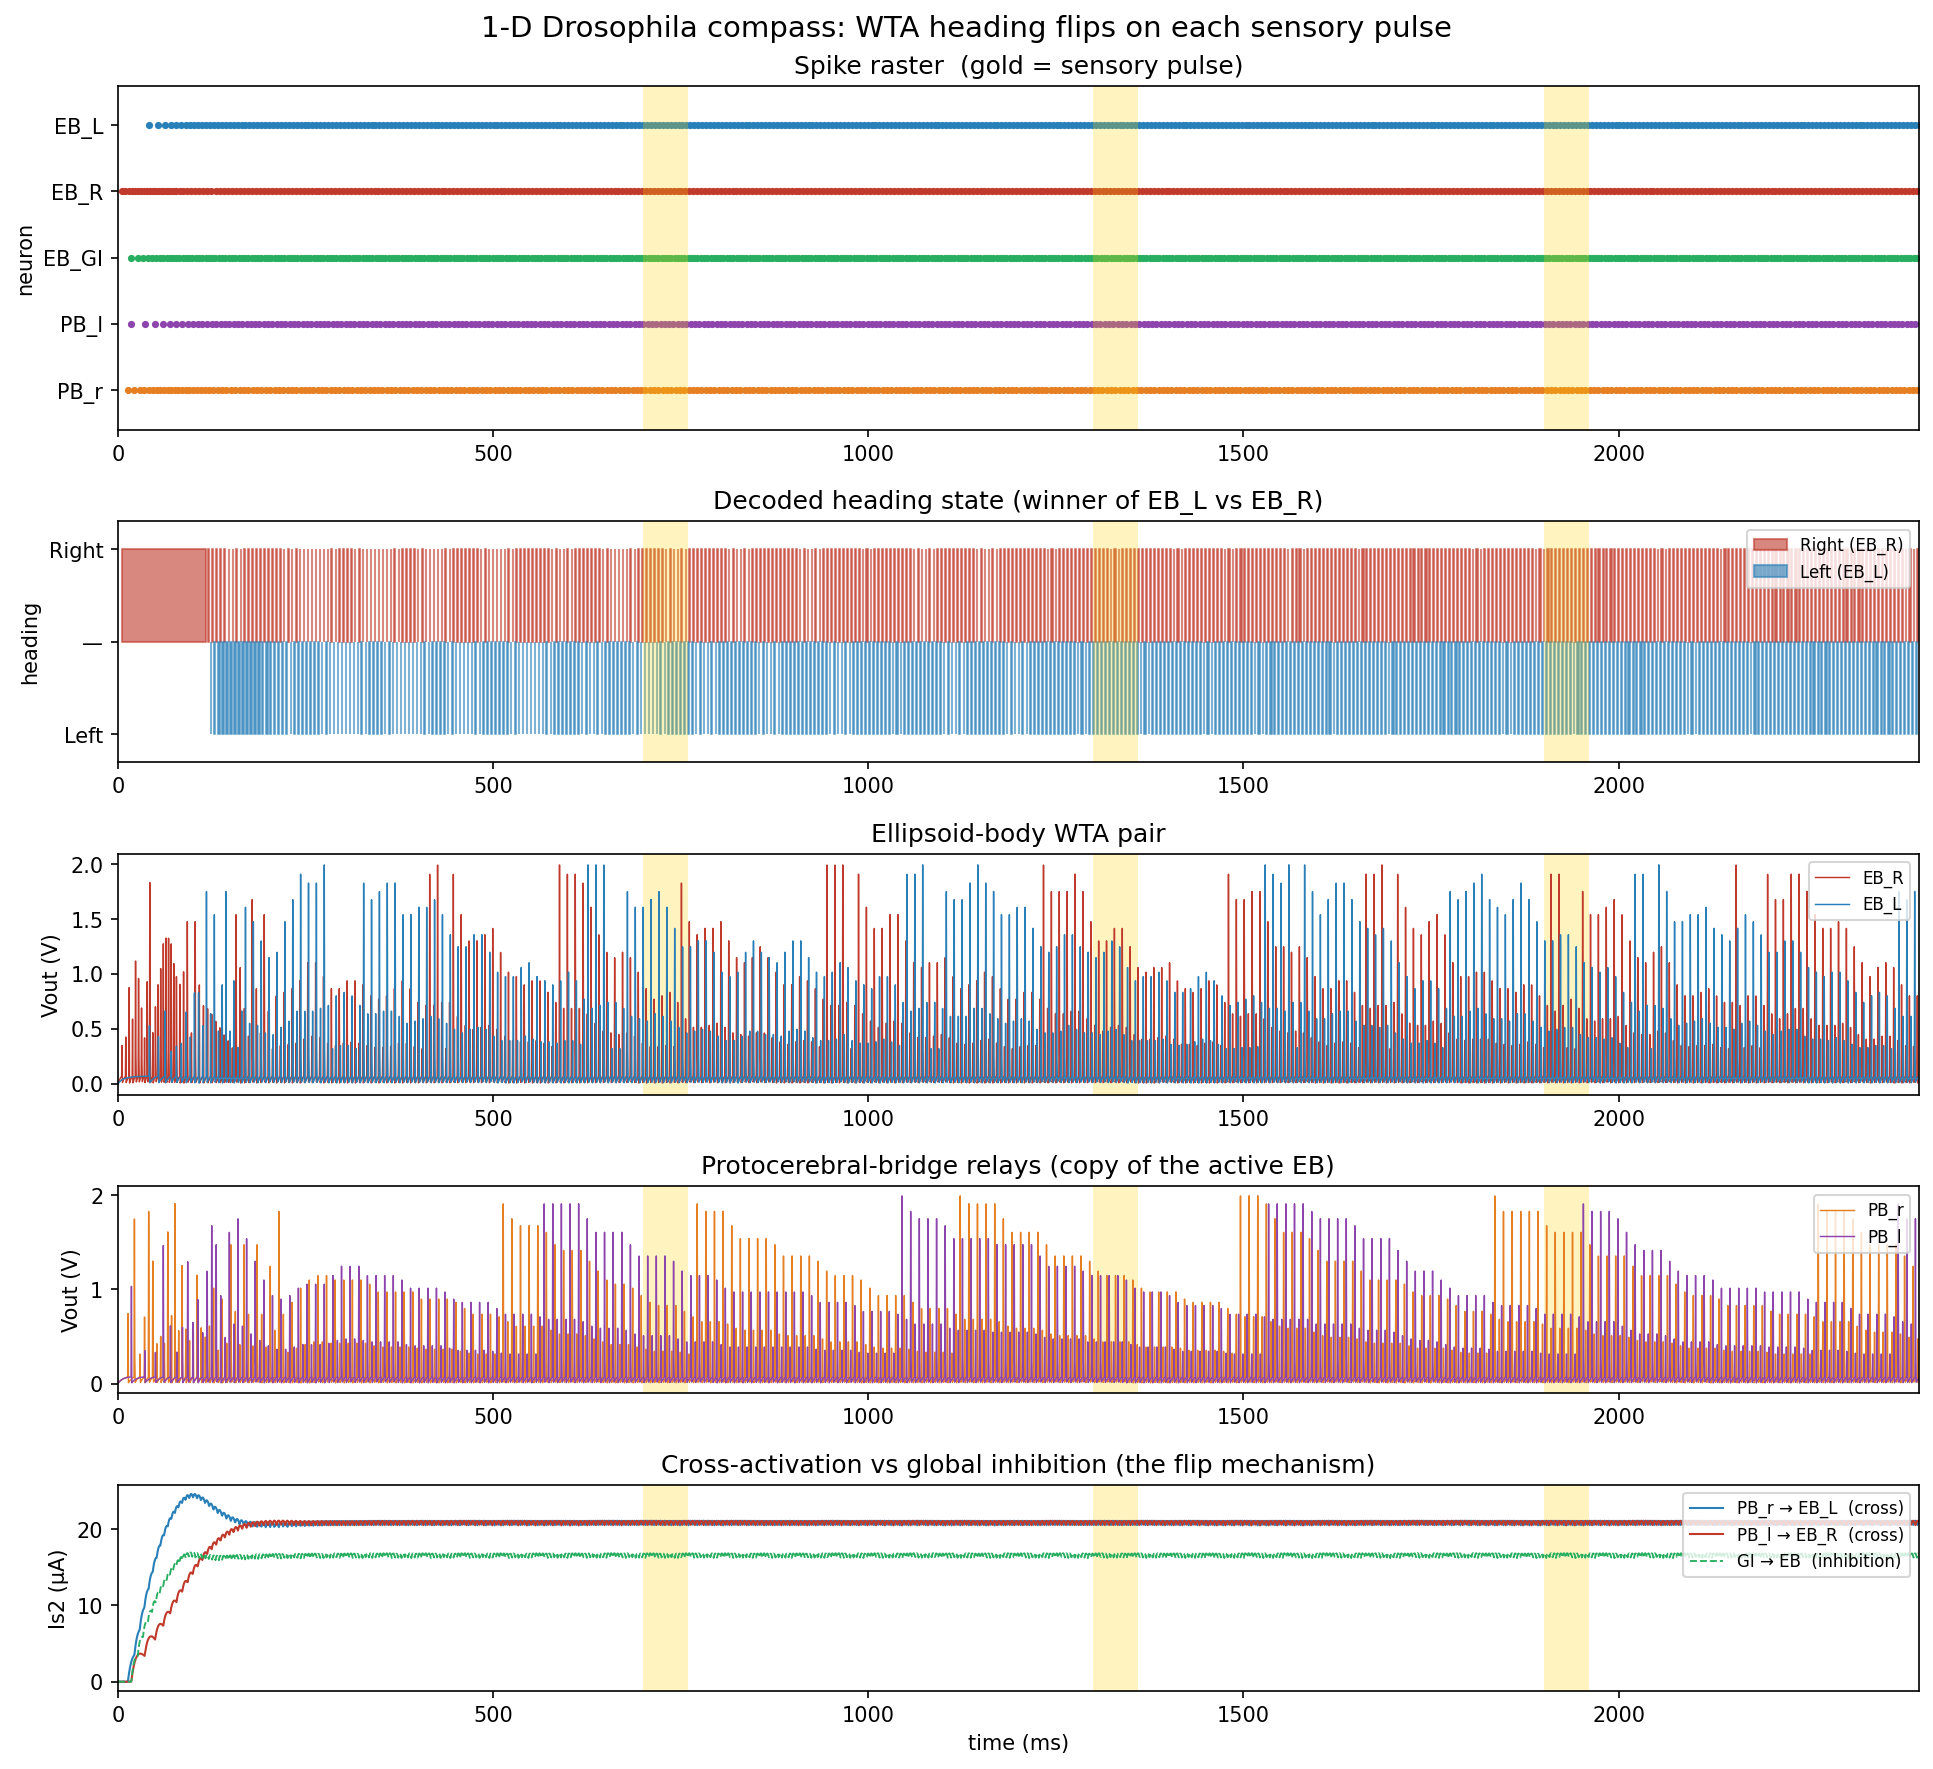

The Python source for this figure:
"""
ns_msn_compass_demo.py
======================
A minimal 1-D Drosophila head-direction (compass) circuit built from MSN
neurons and the split synapse library.  Two heading states only — "Right"
and "Left" — so the ring attractor collapses to a two-unit winner-take-all
(WTA) network that *flips* its winner each time a sensory pulse arrives.

Biology → simplification
─────────────────────────
Ellipsoid Body (E)  → EB_L, EB_R  : the heading "bump" (the WTA pair)
                      EB_GI        : the Gall / global inhibitor that makes
                                     EB_L, EB_R compete (winner-take-all)
Protocerebral Bridge (P) → PB_l, PB_r : position-copy / routing relay

Connectivity (mirrors panel d)
──────────────────────────────
  EB_L ──exc──► EB_L                 self-excitation  (latches the bump)
  EB_R ──exc──► EB_R                 self-excitation
  EB_L ──exc──► EB_GI                drive the global inhibitor
  EB_R ──exc──► EB_GI
  EB_GI ─inh──► EB_L                 global inhibition  ─┐
  EB_GI ─inh──► EB_R                                     ├ WTA
  EB_L ──exc──► PB_l                 position copy (SAME side)
  EB_R ──exc──► PB_r
  PB_r ──exc──► EB_L                 cross-activation (OPPOSITE side)
  PB_l ──exc──► EB_R

Inputs (both modelled as external *currents*, per the spec)
───────────────────────────────────────────────────────────
  • Every neuron carries a subthreshold tonic bias I_0  (silent at rest).
  • A brief initial current "seed" to EB_R selects the starting winner.
  • A "sensory pulse" is a brief current step delivered to BOTH PBs.

How a turn happens
──────────────────
Say EB_R is the winner: EB_R latches, drives EB_GI (which suppresses EB_L),
and copies to PB_r — so PB_r is the *primed* relay.  When a sensory pulse
hits both PBs, the primed PB_r fires hardest and cross-activates EB_L.  EB_L
wins the refreshed WTA, drives EB_GI to silence EB_R, and copies to PB_l.
The heading has flipped R → L.  The next pulse flips it back.

Run
───
    uv run python demo/ns_msn_compass_demo.py
produces  demo/ns_msn_compass_demo.png
"""

import os, sys
sys.path.insert(0, os.path.dirname(os.path.dirname(os.path.abspath(__file__))))

import numpy as np
import matplotlib
matplotlib.use('Agg')
import matplotlib.pyplot as plt

from brian2 import *
from msn_neuron  import MSNParams, make_msn
from msn_synapse import SynapseParams, make_synapse

seed(1)
prefs.codegen.target = 'cython'  # use Cython for speed; fallback to 'numpy' if Cython isn't available
defaultclock.dt = 10 * us

# ── Hardware parameters ─────────────────────────────────────────────────────
p     = MSNParams()
I_GT  = p.I_gt                  # ≈ 32 µA rheobase (gate trigger current)
print(p.summary())
print(f"I_gt (rheobase) = {I_GT*1e6:.2f} µA")

T_SIM = 2.4                     # s

# ── Tonic bias: every neuron sits just below threshold (silent at rest) ─────
I0_EB = 0.90 * I_GT             # EB_L / EB_R resting bias
I0_GI = 0.80 * I_GT            # global inhibitor: a little lower, needs EB drive
I0_PB = 0.90 * I_GT            # PB relays

# ── Initial "seed" current that selects the starting winner (EB_R) ──────────
SEED_I   = 1.8 * I_GT
SEED_END = 80e-3                # s

# ── Sensory pulses: brief current step to BOTH PBs (the "turn" command) ─────
PULSE_TIMES = [0.7, 1.3, 1.9]   # s
PULSE_DUR   = 60e-3             # s
PULSE_I     = 0.16 * I_GT       # added on top of I0_PB (kept modest on purpose:
                                #  alone it is sub-threshold; only the COPY-primed
                                #  PB crosses threshold and fires a burst)

# ── Synaptic weights (A) and time constants (s) ─────────────────────────────
# EB self-excitation — latches the active bump
W_SELF,  TAU_SELF  = 11e-6, 12e-3
# EB → EB_GI — drive the global inhibitor
W_EBGI,  TAU_EBGI  = 14e-6, 8e-3
# EB_GI → EB — global inhibition (the WTA arbiter)
W_GIEB,  TAU_GIEB  = 9e-6,  8e-3
# EB → PB — position copy (same side)
W_COPY,  TAU_COPY  = 9e-6,  12e-3
# PB → EB — cross-activation (opposite side); the turn signal path
W_CROSS, TAU_CROSS = 10e-6, 12e-3

# Recording dt
REC_DT = 0.5e-3

# ── Build network ───────────────────────────────────────────────────────────
start_scope()

# Ellipsoid body WTA pair: each gets self-exc + cross-exc, and GI inhibition
EB_L = make_msn(1, params=p,
                exc_inlets=('I_exc_self', 'I_exc_cross'),
                inh_inlets=('I_inh_gi',), name='EB_L')
EB_R = make_msn(1, params=p,
                exc_inlets=('I_exc_self', 'I_exc_cross'),
                inh_inlets=('I_inh_gi',), name='EB_R')
# Global inhibitor: excited separately by each EB (two inlets — Brian2 needs
# one Synapses per (inlet, group))
EB_GI = make_msn(1, params=p,
                 exc_inlets=('I_exc_l', 'I_exc_r'),
                 inh_inlets=(), name='EB_GI')
# Protocerebral-bridge relays: receive the EB copy; sensory pulse is a current
PB_l = make_msn(1, params=p, exc_inlets=('I_exc_eb',), inh_inlets=(), name='PB_l')
PB_r = make_msn(1, params=p, exc_inlets=('I_exc_eb',), inh_inlets=(), name='PB_r')

EB_L.I_0  = I0_EB * amp
EB_R.I_0  = I0_EB * amp
EB_GI.I_0 = I0_GI * amp
PB_l.I_0  = I0_PB * amp
PB_r.I_0  = I0_PB * amp


def syn(src, tgt, kind, w, tau, target_var, name):
    return make_synapse(src, tgt,
                        params=SynapseParams(kind=kind, weight=w,
                                             tau_s1=tau, tau_s2=tau,
                                             cascade='alpha',
                                             target_var=target_var),
                        connect=True, name=name)

# self-excitation (latch)
s_LL = syn(EB_L, EB_L, 'exc', W_SELF, TAU_SELF, 'I_exc_self', 'syn_EBL_self')
s_RR = syn(EB_R, EB_R, 'exc', W_SELF, TAU_SELF, 'I_exc_self', 'syn_EBR_self')
# EB → GI
s_LGI = syn(EB_L, EB_GI, 'exc', W_EBGI, TAU_EBGI, 'I_exc_l', 'syn_EBL_GI')
s_RGI = syn(EB_R, EB_GI, 'exc', W_EBGI, TAU_EBGI, 'I_exc_r', 'syn_EBR_GI')
# GI → EB (global inhibition)
s_GIL = syn(EB_GI, EB_L, 'inh', W_GIEB, TAU_GIEB, 'I_inh_gi', 'syn_GI_EBL')
s_GIR = syn(EB_GI, EB_R, 'inh', W_GIEB, TAU_GIEB, 'I_inh_gi', 'syn_GI_EBR')
# EB → PB copy (same side)
s_LPl = syn(EB_L, PB_l, 'exc', W_COPY, TAU_COPY, 'I_exc_eb', 'syn_EBL_PBl')
s_RPr = syn(EB_R, PB_r, 'exc', W_COPY, TAU_COPY, 'I_exc_eb', 'syn_EBR_PBr')
# PB → EB cross (opposite side)
s_PrL = syn(PB_r, EB_L, 'exc', W_CROSS, TAU_CROSS, 'I_exc_cross', 'syn_PBr_EBL')
s_PlR = syn(PB_l, EB_R, 'exc', W_CROSS, TAU_CROSS, 'I_exc_cross', 'syn_PBl_EBR')

# ── External currents: seed (start) + sensory pulses ────────────────────────
def in_pulse(t):
    tt = float(t / second)
    return any(t0 <= tt < t0 + PULSE_DUR for t0 in PULSE_TIMES)

@network_operation(when='start')
def drive(t):
    # initial seed → EB_R becomes the starting winner
    EB_R.I_0 = (SEED_I if t < SEED_END * second else I0_EB) * amp
    # sensory pulse → both PB relays (symmetric current step)
    pulse = PULSE_I if in_pulse(t) else 0.0
    PB_l.I_0 = (I0_PB + pulse) * amp
    PB_r.I_0 = (I0_PB + pulse) * amp

# ── Monitors ────────────────────────────────────────────────────────────────
groups = [('EB_L', EB_L), ('EB_R', EB_R), ('EB_GI', EB_GI),
          ('PB_l', PB_l), ('PB_r', PB_r)]
spk = {n: SpikeMonitor(g) for n, g in groups}
vm  = {n: StateMonitor(g, 'Vout', record=True, dt=REC_DT*second) for n, g in groups}

# diagnostic synaptic currents
sm_cross_L = StateMonitor(s_PrL, 'Is2', record=True, dt=REC_DT*second)  # PB_r→EB_L
sm_cross_R = StateMonitor(s_PlR, 'Is2', record=True, dt=REC_DT*second)  # PB_l→EB_R
sm_gi_L    = StateMonitor(s_GIL, 'Is2', record=True, dt=REC_DT*second)  # GI→EB_L

# ── Run ─────────────────────────────────────────────────────────────────────
# Build the Network EXPLICITLY.  collect() inspects the caller namespace and
# would miss the monitors held inside the `spk`/`vm` dict comprehensions
# (comprehensions have their own scope) — they would silently never run.
synapses = [s_LL, s_RR, s_LGI, s_RGI, s_GIL, s_GIR, s_LPl, s_RPr, s_PrL, s_PlR]
monitors = list(spk.values()) + list(vm.values()) + [sm_cross_L, sm_cross_R, sm_gi_L]
net = Network(EB_L, EB_R, EB_GI, PB_l, PB_r, *synapses, drive, *monitors)
net.run(T_SIM * second, report='text', report_period=0.5*second)

print("\nSpike counts:")
for n, _ in groups:
    print(f"  {n:5s}: {spk[n].num_spikes}")

# ── Decode heading from EB_L vs EB_R firing (sliding-window rate) ────────────
def rate_trace(sm, t_edges, win=40e-3):
    """Sliding firing rate (Hz) of a SpikeMonitor on a regular time grid."""
    ts = np.asarray(sm.t / second)
    r  = np.zeros_like(t_edges)
    for k, tc in enumerate(t_edges):
        r[k] = np.sum((ts > tc - win) & (ts <= tc)) / win
    return r

t_grid = np.arange(0, T_SIM, REC_DT)
rL = rate_trace(spk['EB_L'], t_grid)
rR = rate_trace(spk['EB_R'], t_grid)
heading = np.where(rR > rL, +1.0, np.where(rL > rR, -1.0, 0.0))  # +1=Right, −1=Left

# ── Plot ────────────────────────────────────────────────────────────────────
COLORS = {'EB_L': '#2980b9', 'EB_R': '#c0392b', 'EB_GI': '#27ae60',
          'PB_l': '#8e44ad', 'PB_r': '#e67e22'}
T_MS = T_SIM * 1e3


def mark_pulses(ax):
    for t0 in PULSE_TIMES:
        ax.axvspan(t0*1e3, (t0+PULSE_DUR)*1e3, color='gold', alpha=0.25, lw=0)


fig, axes = plt.subplots(5, 1, figsize=(13, 12),
                         gridspec_kw={'height_ratios': [2, 1.4, 1.4, 1.2, 1.2]})
fig.suptitle('1-D Drosophila compass: WTA heading flips on each sensory pulse',
             fontsize=14)

# (0) raster
ax = axes[0]
order = ['EB_L', 'EB_R', 'EB_GI', 'PB_l', 'PB_r']
for i, n in enumerate(order):
    ts = spk[n].t / ms
    ax.scatter(ts, np.full_like(ts, i), c=COLORS[n], s=6, label=n)
mark_pulses(ax)
ax.set_yticks(range(len(order)))
ax.set_yticklabels(order)
ax.set_xlim([0, T_MS]); ax.set_ylim([-0.6, len(order)-0.4])
ax.set_ylabel('neuron'); ax.set_title('Spike raster  (gold = sensory pulse)')
ax.invert_yaxis()

# (1) decoded heading
ax = axes[1]
ax.fill_between(t_grid*1e3, heading, 0, where=heading > 0, color=COLORS['EB_R'],
                alpha=0.6, step='pre', label='Right (EB_R)')
ax.fill_between(t_grid*1e3, heading, 0, where=heading < 0, color=COLORS['EB_L'],
                alpha=0.6, step='pre', label='Left (EB_L)')
mark_pulses(ax)
ax.set_ylim([-1.3, 1.3]); ax.set_yticks([-1, 0, 1])
ax.set_yticklabels(['Left', '—', 'Right'])
ax.set_xlim([0, T_MS]); ax.set_ylabel('heading')
ax.set_title('Decoded heading state (winner of EB_L vs EB_R)')
ax.legend(loc='upper right', fontsize=8)

# (2) EB_L / EB_R Vout
ax = axes[2]
ax.plot(vm['EB_R'].t/ms, vm['EB_R'].Vout[0], color=COLORS['EB_R'], lw=0.7, label='EB_R')
ax.plot(vm['EB_L'].t/ms, vm['EB_L'].Vout[0], color=COLORS['EB_L'], lw=0.7, label='EB_L')
mark_pulses(ax)
ax.set_xlim([0, T_MS]); ax.set_ylabel('Vout (V)')
ax.set_title('Ellipsoid-body WTA pair'); ax.legend(loc='upper right', fontsize=8)

# (3) PB relays Vout
ax = axes[3]
ax.plot(vm['PB_r'].t/ms, vm['PB_r'].Vout[0], color=COLORS['PB_r'], lw=0.7, label='PB_r')
ax.plot(vm['PB_l'].t/ms, vm['PB_l'].Vout[0], color=COLORS['PB_l'], lw=0.7, label='PB_l')
mark_pulses(ax)
ax.set_xlim([0, T_MS]); ax.set_ylabel('Vout (V)')
ax.set_title('Protocerebral-bridge relays (copy of the active EB)')
ax.legend(loc='upper right', fontsize=8)

# (4) cross-activation currents that drive the flip
ax = axes[4]
ax.plot(sm_cross_L.t/ms, sm_cross_L.Is2[0]*1e6, color=COLORS['EB_L'], lw=1.0,
        label='PB_r → EB_L  (cross)')
ax.plot(sm_cross_R.t/ms, sm_cross_R.Is2[0]*1e6, color=COLORS['EB_R'], lw=1.0,
        label='PB_l → EB_R  (cross)')
ax.plot(sm_gi_L.t/ms, sm_gi_L.Is2[0]*1e6, color=COLORS['EB_GI'], lw=0.9, ls='--',
        label='GI → EB  (inhibition)')
mark_pulses(ax)
ax.set_xlim([0, T_MS]); ax.set_ylabel('Is2 (µA)'); ax.set_xlabel('time (ms)')
ax.set_title('Cross-activation vs global inhibition (the flip mechanism)')
ax.legend(loc='upper right', fontsize=8)

fig.tight_layout()
out = os.path.join(os.path.dirname(__file__), 'ns_msn_compass_demo.png')
fig.savefig(out, dpi=150, bbox_inches='tight')
print(f"\nSaved: {out}")
plt.close('all')
